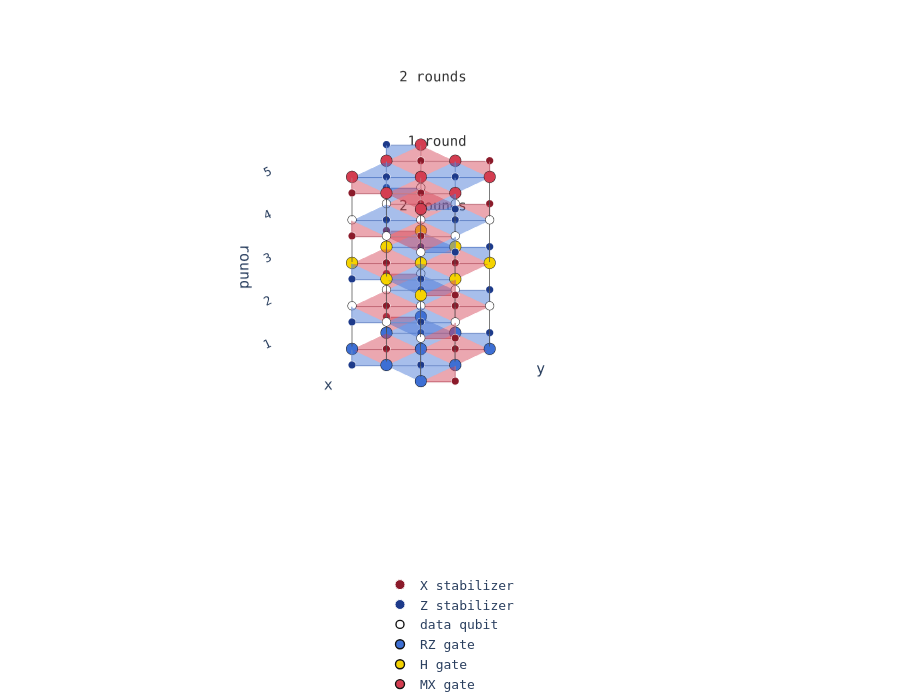

This figure's notebook cell:
### Code cell
h_fig = plot_transversal_h_timeline(
    x_distance=3, z_distance=3, pre_rounds=2, post_rounds=2, meas_basis="Z", show=False,
)
# save_figure(h_fig, "transversal_h_timeline")
h_fig

### Figure 1 — Plotly figure (JSON) as saved in the notebook; plotly's stock layout.template omitted (floating-point values rounded to 4 significant figures)
{"data": [{"color": "#d43d51", "flatshading": true, "hoverinfo": "skip", "i": [0, 0, 4, 4, 8, 11], "j": [1, 2, 5, 6, 9, 12], "k": [2, 3, 6, 7, 10, 13], "legendgroup": "X-stab", "name": "X stabilizer", "opacity": 0.45, "showlegend": false, "type": "mesh3d", "x": [1, 2, 2, 1, 2, 3, 3, 2, 1, 1, 0.5, 3, 3.5, 3], "y": [-2, -2, -3, -3, -1, -1, -2, -2, -1, -2, -1.5, -2, -2.5, -3], "z": [0, 0, 0, 0, 0, 0, 0, 0, 0, 0, 0, 0, 0, 0]}, {"color": "#3d6fd4", "flatshading": true, "hoverinfo": "skip", "i": [0, 0, 4, 4, 8, 11], "j": [1, 2, 5, 6, 9, 12], "k": [2, 3, 6, 7, 10, 13], "legendgroup": "Z-stab", "name": "Z stabilizer", "opacity": 0.45, "showlegend": false, "type": "mesh3d", "x": [1, 2, 2, 1, 2, 3, 3, 2, 1, 2, 1.5, 2.5, 3, 2], "y": [-1, -1, -2, -2, -2, -2, -3, -3, -3, -3, -3.5, -0.5, -1, -1], "z": [0, 0, 0, 0, 0, 0, 0, 0, 0, 0, 0, 0, 0, 0]}, {"hoverinfo": "skip", "line": {"color": "#c26876", "width": 2}, "mode": "lines", "showlegend": false, "type": "scatter3d", "x": [1.5, 2, null, 1.5, 1, null, 1.5, 2, null, 1.5, 1, null, 2.5, 3, null, 2.5, 2, null, 2.5, 3, null, 2.5, 2, null, 0.5, 1, null, 0.5, 1, null, 3.5, 3, null, 3.5, 3, null], "y": [-2.5, -2, null, -2.5, -2, null, -2.5, -3, null, -2.5, -3, null, -1.5, -1, null, -1.5, -1, null, -1.5, -2, null, -1.5, -2, null, -1.5, -1, null, -1.5, -2, null, -2.5, -2, null, -2.5, -3, null], "z": [0, 0, null, 0, 0, null, 0, 0, null, 0, 0, null, 0, 0, null, 0, 0, null, 0, 0, null, 0, 0, null, 0, 0, null, 0, 0, null, 0, 0, null, 0, 0, null]}, {"hoverinfo": "skip", "line": {"color": "#6787c8", "width": 2}, "mode": "lines", "showlegend": false, "type": "scatter3d", "x": [1.5, 2, null, 1.5, 1, null, 1.5, 2, null, 1.5, 1, null, 2.5, 3, null, 2.5, 2, null, 2.5, 3, null, 2.5, 2, null, 1.5, 2, null, 1.5, 1, null, 2.5, 3, null, 2.5, 2, null], "y": [-1.5, -1, null, -1.5, -1, null, -1.5, -2, null, -1.5, -2, null, -2.5, -2, null, -2.5, -2, null, -2.5, -3, null, -2.5, -3, null, -3.5, -3, null, -3.5, -3, null, -0.5, -1, null, -0.5, -1, null], "z": [0, 0, null, 0, 0, null, 0, 0, null, 0, 0, null, 0, 0, null, 0, 0, null, 0, 0, null, 0, 0, null, 0, 0, null, 0, 0, null, 0, 0, null, 0, 0, null]}, {"hoverinfo": "skip", "marker": {"color": "#8b1a2a", "line": {"color": "white", "width": 1.2}, "opacity": 1, "size": 4.5}, "mode": "markers", "showlegend": false, "type": "scatter3d", "x": [1.5, 2.5, 0.5, 3.5], "y": [-2.5, -1.5, -1.5, -2.5], "z": [0.02, 0.02, 0.02, 0.02]}, {"hoverinfo": "skip", "marker": {"color": "#1d3a8a", "line": {"color": "white", "width": 1.2}, "opacity": 1, "size": 4.5}, "mode": "markers", "showlegend": false, "type": "scatter3d", "x": [1.5, 2.5, 1.5, 2.5], "y": [-1.5, -2.5, -3.5, -0.5], "z": [0.02, 0.02, 0.02, 0.02]}, {"hoverinfo": "skip", "marker": {"color": "#3d6fd4", "line": {"color": "#111111", "width": 1.8}, "opacity": 1, "size": 6.75}, "mode": "markers", "showlegend": false, "type": "scatter3d", "x": [1], "y": [-1], "z": [0.02]}, {"hoverinfo": "skip", "marker": {"color": "#3d6fd4", "line": {"color": "#111111", "width": 1.8}, "opacity": 1, "size": 6.75}, "mode": "markers", "showlegend": false, "type": "scatter3d", "x": [2], "y": [-1], "z": [0.02]}, {"hoverinfo": "skip", "marker": {"color": "#3d6fd4", "line": {"color": "#111111", "width": 1.8}, "opacity": 1, "size": 6.75}, "mode": "markers", "showlegend": false, "type": "scatter3d", "x": [3], "y": [-1], "z": [0.02]}, {"hoverinfo": "skip", "marker": {"color": "#3d6fd4", "line": {"color": "#111111", "width": 1.8}, "opacity": 1, "size": 6.75}, "mode": "markers", "showlegend": false, "type": "scatter3d", "x": [1], "y": [-2], "z": [0.02]}, {"hoverinfo": "skip", "marker": {"color": "#3d6fd4", "line": {"color": "#111111", "width": 1.8}, "opacity": 1, "size": 6.75}, "mode": "markers", "showlegend": false, "type": "scatter3d", "x": [2], "y": [-2], "z": [0.02]}, {"hoverinfo": "skip", "marker": {"color": "#3d6fd4", "line": {"color": "#111111", "width": 1.8}, "opacity": 1, "size": 6.75}, "mode": "markers", "showlegend": false, "type": "scatter3d", "x": [3], "y": [-2], "z": [0.02]}, {"hoverinfo": "skip", "marker": {"color": "#3d6fd4", "line": {"color": "#111111", "width": 1.8}, "opacity": 1, "size": 6.75}, "mode": "markers", "showlegend": false, "type": "scatter3d", "x": [1], "y": [-3], "z": [0.02]}, {"hoverinfo": "skip", "marker": {"color": "#3d6fd4", "line": {"color": "#111111", "width": 1.8}, "opacity": 1, "size": 6.75}, "mode": "markers", "showlegend": false, "type": "scatter3d", "x": [2], "y": [-3], "z": [0.02]}, {"hoverinfo": "skip", "marker": {"color": "#3d6fd4", "line": {"color": "#111111", "width": 1.8}, "opacity": 1, "size": 6.75}, "mode": "markers", "showlegend": false, "type": "scatter3d", "x": [3], "y": [-3], "z": [0.02]}, {"color": "#d43d51", "flatshading": true, "hoverinfo": "skip", "i": [0, 0, 4, 4, 8, 11], "j": [1, 2, 5, 6, 9, 12], "k": [2, 3, 6, 7, 10, 13], "legendgroup": "X-stab", "name": "X stabilizer", "opacity": 0.45, "showlegend": false, "type": "mesh3d", "x": [1, 2, 2, 1, 2, 3, 3, 2, 1, 1, 0.5, 3, 3.5, 3], "y": [-2, -2, -3, -3, -1, -1, -2, -2, -1, -2, -1.5, -2, -2.5, -3], "z": [1, 1, 1, 1, 1, 1, 1, 1, 1, 1, 1, 1, 1, 1]}, {"color": "#3d6fd4", "flatshading": true, "hoverinfo": "skip", "i": [0, 0, 4, 4, 8, 11], "j": [1, 2, 5, 6, 9, 12], "k": [2, 3, 6, 7, 10, 13], "legendgroup": "Z-stab", "name": "Z stabilizer", "opacity": 0.45, "showlegend": false, "type": "mesh3d", "x": [1, 2, 2, 1, 2, 3, 3, 2, 1, 2, 1.5, 2.5, 3, 2], "y": [-1, -1, -2, -2, -2, -2, -3, -3, -3, -3, -3.5, -0.5, -1, -1], "z": [1, 1, 1, 1, 1, 1, 1, 1, 1, 1, 1, 1, 1, 1]}, {"hoverinfo": "skip", "line": {"color": "#c26876", "width": 2}, "mode": "lines", "showlegend": false, "type": "scatter3d", "x": [1.5, 2, null, 1.5, 1, null, 1.5, 2, null, 1.5, 1, null, 2.5, 3, null, 2.5, 2, null, 2.5, 3, null, 2.5, 2, null, 0.5, 1, null, 0.5, 1, null, 3.5, 3, null, 3.5, 3, null], "y": [-2.5, -2, null, -2.5, -2, null, -2.5, -3, null, -2.5, -3, null, -1.5, -1, null, -1.5, -1, null, -1.5, -2, null, -1.5, -2, null, -1.5, -1, null, -1.5, -2, null, -2.5, -2, null, -2.5, -3, null], "z": [1, 1, null, 1, 1, null, 1, 1, null, 1, 1, null, 1, 1, null, 1, 1, null, 1, 1, null, 1, 1, null, 1, 1, null, 1, 1, null, 1, 1, null, 1, 1, null]}, {"hoverinfo": "skip", "line": {"color": "#6787c8", "width": 2}, "mode": "lines", "showlegend": false, "type": "scatter3d", "x": [1.5, 2, null, 1.5, 1, null, 1.5, 2, null, 1.5, 1, null, 2.5, 3, null, 2.5, 2, null, 2.5, 3, null, 2.5, 2, null, 1.5, 2, null, 1.5, 1, null, 2.5, 3, null, 2.5, 2, null], "y": [-1.5, -1, null, -1.5, -1, null, -1.5, -2, null, -1.5, -2, null, -2.5, -2, null, -2.5, -2, null, -2.5, -3, null, -2.5, -3, null, -3.5, -3, null, -3.5, -3, null, -0.5, -1, null, -0.5, -1, null], "z": [1, 1, null, 1, 1, null, 1, 1, null, 1, 1, null, 1, 1, null, 1, 1, null, 1, 1, null, 1, 1, null, 1, 1, null, 1, 1, null, 1, 1, null, 1, 1, null]}, {"hoverinfo": "skip", "marker": {"color": "#8b1a2a", "line": {"color": "white", "width": 1.2}, "opacity": 1, "size": 4.5}, "mode": "markers", "showlegend": false, "type": "scatter3d", "x": [1.5, 2.5, 0.5, 3.5], "y": [-2.5, -1.5, -1.5, -2.5], "z": [1.02, 1.02, 1.02, 1.02]}, {"hoverinfo": "skip", "marker": {"color": "#1d3a8a", "line": {"color": "white", "width": 1.2}, "opacity": 1, "size": 4.5}, "mode": "markers", "showlegend": false, "type": "scatter3d", "x": [1.5, 2.5, 1.5, 2.5], "y": [-1.5, -2.5, -3.5, -0.5], "z": [1.02, 1.02, 1.02, 1.02]}, {"hoverinfo": "skip", "marker": {"color": "#ffffff", "line": {"color": "#111111", "width": 1.8}, "opacity": 1, "size": 5}, "mode": "markers", "showlegend": false, "type": "scatter3d", "x": [1, 2, 3, 1, 2, 3, 1, 2, 3], "y": [-1, -1, -1, -2, -2, -2, -3, -3, -3], "z": [1.02, 1.02, 1.02, 1.02, 1.02, 1.02, 1.02, 1.02, 1.02]}, {"color": "#d43d51", "flatshading": true, "hoverinfo": "skip", "i": [0, 0, 4, 4, 8, 11], "j": [1, 2, 5, 6, 9, 12], "k": [2, 3, 6, 7, 10, 13], "legendgroup": "X-stab", "name": "X stabilizer", "opacity": 0.45, "showlegend": false, "type": "mesh3d", "x": [1, 2, 2, 1, 2, 3, 3, 2, 1, 1, 0.5, 3, 3.5, 3], "y": [-2, -2, -3, -3, -1, -1, -2, -2, -1, -2, -1.5, -2, -2.5, -3], "z": [2, 2, 2, 2, 2, 2, 2, 2, 2, 2, 2, 2, 2, 2]}, {"color": "#3d6fd4", "flatshading": true, "hoverinfo": "skip", "i": [0, 0, 4, 4, 8, 11], "j": [1, 2, 5, 6, 9, 12], "k": [2, 3, 6, 7, 10, 13], "legendgroup": "Z-stab", "name": "Z stabilizer", "opacity": 0.45, "showlegend": false, "type": "mesh3d", "x": [1, 2, 2, 1, 2, 3, 3, 2, 1, 2, 1.5, 2.5, 3, 2], "y": [-1, -1, -2, -2, -2, -2, -3, -3, -3, -3, -3.5, -0.5, -1, -1], "z": [2, 2, 2, 2, 2, 2, 2, 2, 2, 2, 2, 2, 2, 2]}, {"hoverinfo": "skip", "line": {"color": "#c26876", "width": 2}, "mode": "lines", "showlegend": false, "type": "scatter3d", "x": [1.5, 2, null, 1.5, 1, null, 1.5, 2, null, 1.5, 1, null, 2.5, 3, null, 2.5, 2, null, 2.5, 3, null, 2.5, 2, null, 0.5, 1, null, 0.5, 1, null, 3.5, 3, null, 3.5, 3, null], "y": [-2.5, -2, null, -2.5, -2, null, -2.5, -3, null, -2.5, -3, null, -1.5, -1, null, -1.5, -1, null, -1.5, -2, null, -1.5, -2, null, -1.5, -1, null, -1.5, -2, null, -2.5, -2, null, -2.5, -3, null], "z": [2, 2, null, 2, 2, null, 2, 2, null, 2, 2, null, 2, 2, null, 2, 2, null, 2, 2, null, 2, 2, null, 2, 2, null, 2, 2, null, 2, 2, null, 2, 2, null]}, {"hoverinfo": "skip", "line": {"color": "#6787c8", "width": 2}, "mode": "lines", "showlegend": false, "type": "scatter3d", "x": [1.5, 2, null, 1.5, 1, null, 1.5, 2, null, 1.5, 1, null, 2.5, 3, null, 2.5, 2, null, 2.5, 3, null, 2.5, 2, null, 1.5, 2, null, 1.5, 1, null, 2.5, 3, null, 2.5, 2, null], "y": [-1.5, -1, null, -1.5, -1, null, -1.5, -2, null, -1.5, -2, null, -2.5, -2, null, -2.5, -2, null, -2.5, -3, null, -2.5, -3, null, -3.5, -3, null, -3.5, -3, null, -0.5, -1, null, -0.5, -1, null], "z": [2, 2, null, 2, 2, null, 2, 2, null, 2, 2, null, 2, 2, null, 2, 2, null, 2, 2, null, 2, 2, null, 2, 2, null, 2, 2, null, 2, 2, null, 2, 2, null]}, {"hoverinfo": "skip", "marker": {"color": "#8b1a2a", "line": {"color": "white", "width": 1.2}, "opacity": 1, "size": 4.5}, "mode": "markers", "showlegend": false, "type": "scatter3d", "x": [1.5, 2.5, 0.5, 3.5], "y": [-2.5, -1.5, -1.5, -2.5], "z": [2.02, 2.02, 2.02, 2.02]}, {"hoverinfo": "skip", "marker": {"color": "#1d3a8a", "line": {"color": "white", "width": 1.2}, "opacity": 1, "size": 4.5}, "mode": "markers", "showlegend": false, "type": "scatter3d", "x": [1.5, 2.5, 1.5, 2.5], "y": [-1.5, -2.5, -3.5, -0.5], "z": [2.02, 2.02, 2.02, 2.02]}, {"hoverinfo": "skip", "marker": {"color": "#f5d300", "line": {"color": "#111111", "width": 1.8}, "opacity": 1, "size": 6.75}, "mode": "markers", "showlegend": false, "type": "scatter3d", "x": [1], "y": [-1], "z": [2.02]}, {"hoverinfo": "skip", "marker": {"color": "#f5d300", "line": {"color": "#111111", "width": 1.8}, "opacity": 1, "size": 6.75}, "mode": "markers", "showlegend": false, "type": "scatter3d", "x": [2], "y": [-1], "z": [2.02]}, {"hoverinfo": "skip", "marker": {"color": "#f5d300", "line": {"color": "#111111", "width": 1.8}, "opacity": 1, "size": 6.75}, "mode": "markers", "showlegend": false, "type": "scatter3d", "x": [3], "y": [-1], "z": [2.02]}, {"hoverinfo": "skip", "marker": {"color": "#f5d300", "line": {"color": "#111111", "width": 1.8}, "opacity": 1, "size": 6.75}, "mode": "markers", "showlegend": false, "type": "scatter3d", "x": [1], "y": [-2], "z": [2.02]}, {"hoverinfo": "skip", "marker": {"color": "#f5d300", "line": {"color": "#111111", "width": 1.8}, "opacity": 1, "size": 6.75}, "mode": "markers", "showlegend": false, "type": "scatter3d", "x": [2], "y": [-2], "z": [2.02]}, {"hoverinfo": "skip", "marker": {"color": "#f5d300", "line": {"color": "#111111", "width": 1.8}, "opacity": 1, "size": 6.75}, "mode": "markers", "showlegend": false, "type": "scatter3d", "x": [3], "y": [-2], "z": [2.02]}, {"hoverinfo": "skip", "marker": {"color": "#f5d300", "line": {"color": "#111111", "width": 1.8}, "opacity": 1, "size": 6.75}, "mode": "markers", "showlegend": false, "type": "scatter3d", "x": [1], "y": [-3], "z": [2.02]}, {"hoverinfo": "skip", "marker": {"color": "#f5d300", "line": {"color": "#111111", "width": 1.8}, "opacity": 1, "size": 6.75}, "mode": "markers", "showlegend": false, "type": "scatter3d", "x": [2], "y": [-3], "z": [2.02]}, {"hoverinfo": "skip", "marker": {"color": "#f5d300", "line": {"color": "#111111", "width": 1.8}, "opacity": 1, "size": 6.75}, "mode": "markers", "showlegend": false, "type": "scatter3d", "x": [3], "y": [-3], "z": [2.02]}, {"color": "#d43d51", "flatshading": true, "hoverinfo": "skip", "i": [0, 0, 4, 4, 8, 11], "j": [1, 2, 5, 6, 9, 12], "k": [2, 3, 6, 7, 10, 13], "legendgroup": "X-stab", "name": "X stabilizer", "opacity": 0.45, "showlegend": false, "type": "mesh3d", "x": [1, 2, 2, 1, 2, 3, 3, 2, 1, 2, 1.5, 2.5, 3, 2], "y": [-1, -1, -2, -2, -2, -2, -3, -3, -3, -3, -3.5, -0.5, -1, -1], "z": [3, 3, 3, 3, 3, 3, 3, 3, 3, 3, 3, 3, 3, 3]}, {"color": "#3d6fd4", "flatshading": true, "hoverinfo": "skip", "i": [0, 0, 4, 4, 8, 11], "j": [1, 2, 5, 6, 9, 12], "k": [2, 3, 6, 7, 10, 13], "legendgroup": "Z-stab", "name": "Z stabilizer", "opacity": 0.45, "showlegend": false, "type": "mesh3d", "x": [1, 2, 2, 1, 2, 3, 3, 2, 1, 1, 0.5, 3, 3.5, 3], "y": [-2, -2, -3, -3, -1, -1, -2, -2, -1, -2, -1.5, -2, -2.5, -3], "z": [3, 3, 3, 3, 3, 3, 3, 3, 3, 3, 3, 3, 3, 3]}, {"hoverinfo": "skip", "line": {"color": "#c26876", "width": 2}, "mode": "lines", "showlegend": false, "type": "scatter3d", "x": [1.5, 2, null, 1.5, 1, null, 1.5, 2, null, 1.5, 1, null, 2.5, 3, null, 2.5, 2, null, 2.5, 3, null, 2.5, 2, null, 1.5, 2, null, 1.5, 1, null, 2.5, 3, null, 2.5, 2, null], "y": [-1.5, -1, null, -1.5, -1, null, -1.5, -2, null, -1.5, -2, null, -2.5, -2, null, -2.5, -2, null, -2.5, -3, null, -2.5, -3, null, -3.5, -3, null, -3.5, -3, null, -0.5, -1, null, -0.5, -1, null], "z": [3, 3, null, 3, 3, null, 3, 3, null, 3, 3, null, 3, 3, null, 3, 3, null, 3, 3, null, 3, 3, null, 3, 3, null, 3, 3, null, 3, 3, null, 3, 3, null]}, {"hoverinfo": "skip", "line": {"color": "#6787c8", "width": 2}, "mode": "lines", "showlegend": false, "type": "scatter3d", "x": [1.5, 2, null, 1.5, 1, null, 1.5, 2, null, 1.5, 1, null, 2.5, 3, null, 2.5, 2, null, 2.5, 3, null, 2.5, 2, null, 0.5, 1, null, 0.5, 1, null, 3.5, 3, null, 3.5, 3, null], "y": [-2.5, -2, null, -2.5, -2, null, -2.5, -3, null, -2.5, -3, null, -1.5, -1, null, -1.5, -1, null, -1.5, -2, null, -1.5, -2, null, -1.5, -1, null, -1.5, -2, null, -2.5, -2, null, -2.5, -3, null], "z": [3, 3, null, 3, 3, null, 3, 3, null, 3, 3, null, 3, 3, null, 3, 3, null, 3, 3, null, 3, 3, null, 3, 3, null, 3, 3, null, 3, 3, null, 3, 3, null]}, {"hoverinfo": "skip", "marker": {"color": "#8b1a2a", "line": {"color": "white", "width": 1.2}, "opacity": 1, "size": 4.5}, "mode": "markers", "showlegend": false, "type": "scatter3d", "x": [1.5, 2.5, 1.5, 2.5], "y": [-1.5, -2.5, -3.5, -0.5], "z": [3.02, 3.02, 3.02, 3.02]}, {"hoverinfo": "skip", "marker": {"color": "#1d3a8a", "line": {"color": "white", "width": 1.2}, "opacity": 1, "size": 4.5}, "mode": "markers", "showlegend": false, "type": "scatter3d", "x": [1.5, 2.5, 0.5, 3.5], "y": [-2.5, -1.5, -1.5, -2.5], "z": [3.02, 3.02, 3.02, 3.02]}, {"hoverinfo": "skip", "marker": {"color": "#ffffff", "line": {"color": "#111111", "width": 1.8}, "opacity": 1, "size": 5}, "mode": "markers", "showlegend": false, "type": "scatter3d", "x": [1, 2, 3, 1, 2, 3, 1, 2, 3], "y": [-1, -1, -1, -2, -2, -2, -3, -3, -3], "z": [3.02, 3.02, 3.02, 3.02, 3.02, 3.02, 3.02, 3.02, 3.02]}, {"color": "#d43d51", "flatshading": true, "hoverinfo": "skip", "i": [0, 0, 4, 4, 8, 11], "j": [1, 2, 5, 6, 9, 12], "k": [2, 3, 6, 7, 10, 13], "legendgroup": "X-stab", "name": "X stabilizer", "opacity": 0.45, "showlegend": false, "type": "mesh3d", "x": [1, 2, 2, 1, 2, 3, 3, 2, 1, 2, 1.5, 2.5, 3, 2], "y": [-1, -1, -2, -2, -2, -2, -3, -3, -3, -3, -3.5, -0.5, -1, -1], "z": [4, 4, 4, 4, 4, 4, 4, 4, 4, 4, 4, 4, 4, 4]}, {"color": "#3d6fd4", "flatshading": true, "hoverinfo": "skip", "i": [0, 0, 4, 4, 8, 11], "j": [1, 2, 5, 6, 9, 12], "k": [2, 3, 6, 7, 10, 13], "legendgroup": "Z-stab", "name": "Z stabilizer", "opacity": 0.45, "showlegend": false, "type": "mesh3d", "x": [1, 2, 2, 1, 2, 3, 3, 2, 1, 1, 0.5, 3, 3.5, 3], "y": [-2, -2, -3, -3, -1, -1, -2, -2, -1, -2, -1.5, -2, -2.5, -3], "z": [4, 4, 4, 4, 4, 4, 4, 4, 4, 4, 4, 4, 4, 4]}, {"hoverinfo": "skip", "line": {"color": "#c26876", "width": 2}, "mode": "lines", "showlegend": false, "type": "scatter3d", "x": [1.5, 2, null, 1.5, 1, null, 1.5, 2, null, 1.5, 1, null, 2.5, 3, null, 2.5, 2, null, 2.5, 3, null, 2.5, 2, null, 1.5, 2, null, 1.5, 1, null, 2.5, 3, null, 2.5, 2, null], "y": [-1.5, -1, null, -1.5, -1, null, -1.5, -2, null, -1.5, -2, null, -2.5, -2, null, -2.5, -2, null, -2.5, -3, null, -2.5, -3, null, -3.5, -3, null, -3.5, -3, null, -0.5, -1, null, -0.5, -1, null], "z": [4, 4, null, 4, 4, null, 4, 4, null, 4, 4, null, 4, 4, null, 4, 4, null, 4, 4, null, 4, 4, null, 4, 4, null, 4, 4, null, 4, 4, null, 4, 4, null]}, {"hoverinfo": "skip", "line": {"color": "#6787c8", "width": 2}, "mode": "lines", "showlegend": false, "type": "scatter3d", "x": [1.5, 2, null, 1.5, 1, null, 1.5, 2, null, 1.5, 1, null, 2.5, 3, null, 2.5, 2, null, 2.5, 3, null, 2.5, 2, null, 0.5, 1, null, 0.5, 1, null, 3.5, 3, null, 3.5, 3, null], "y": [-2.5, -2, null, -2.5, -2, null, -2.5, -3, null, -2.5, -3, null, -1.5, -1, null, -1.5, -1, null, -1.5, -2, null, -1.5, -2, null, -1.5, -1, null, -1.5, -2, null, -2.5, -2, null, -2.5, -3, null], "z": [4, 4, null, 4, 4, null, 4, 4, null, 4, 4, null, 4, 4, null, 4, 4, null, 4, 4, null, 4, 4, null, 4, 4, null, 4, 4, null, 4, 4, null, 4, 4, null]}, {"hoverinfo": "skip", "marker": {"color": "#8b1a2a", "line": {"color": "white", "width": 1.2}, "opacity": 1, "size": 4.5}, "mode": "markers", "showlegend": false, "type": "scatter3d", "x": [1.5, 2.5, 1.5, 2.5], "y": [-1.5, -2.5, -3.5, -0.5], "z": [4.02, 4.02, 4.02, 4.02]}, {"hoverinfo": "skip", "marker": {"color": "#1d3a8a", "line": {"color": "white", "width": 1.2}, "opacity": 1, "size": 4.5}, "mode": "markers", "showlegend": false, "type": "scatter3d", "x": [1.5, 2.5, 0.5, 3.5], "y": [-2.5, -1.5, -1.5, -2.5], "z": [4.02, 4.02, 4.02, 4.02]}, {"hoverinfo": "skip", "marker": {"color": "#d43d51", "line": {"color": "#111111", "width": 1.8}, "opacity": 1, "size": 6.75}, "mode": "markers", "showlegend": false, "type": "scatter3d", "x": [1], "y": [-1], "z": [4.02]}, {"hoverinfo": "skip", "marker": {"color": "#d43d51", "line": {"color": "#111111", "width": 1.8}, "opacity": 1, "size": 6.75}, "mode": "markers", "showlegend": false, "type": "scatter3d", "x": [2], "y": [-1], "z": [4.02]}, {"hoverinfo": "skip", "marker": {"color": "#d43d51", "line": {"color": "#111111", "width": 1.8}, "opacity": 1, "size": 6.75}, "mode": "markers", "showlegend": false, "type": "scatter3d", "x": [3], "y": [-1], "z": [4.02]}, {"hoverinfo": "skip", "marker": {"color": "#d43d51", "line": {"color": "#111111", "width": 1.8}, "opacity": 1, "size": 6.75}, "mode": "markers", "showlegend": false, "type": "scatter3d", "x": [1], "y": [-2], "z": [4.02]}, {"hoverinfo": "skip", "marker": {"color": "#d43d51", "line": {"color": "#111111", "width": 1.8}, "opacity": 1, "size": 6.75}, "mode": "markers", "showlegend": false, "type": "scatter3d", "x": [2], "y": [-2], "z": [4.02]}, {"hoverinfo": "skip", "marker": {"color": "#d43d51", "line": {"color": "#111111", "width": 1.8}, "opacity": 1, "size": 6.75}, "mode": "markers", "showlegend": false, "type": "scatter3d", "x": [3], "y": [-2], "z": [4.02]}, {"hoverinfo": "skip", "marker": {"color": "#d43d51", "line": {"color": "#111111", "width": 1.8}, "opacity": 1, "size": 6.75}, "mode": "markers", "showlegend": false, "type": "scatter3d", "x": [1], "y": [-3], "z": [4.02]}, {"hoverinfo": "skip", "marker": {"color": "#d43d51", "line": {"color": "#111111", "width": 1.8}, "opacity": 1, "size": 6.75}, "mode": "markers", "showlegend": false, "type": "scatter3d", "x": [2], "y": [-3], "z": [4.02]}, {"hoverinfo": "skip", "marker": {"color": "#d43d51", "line": {"color": "#111111", "width": 1.8}, "opacity": 1, "size": 6.75}, "mode": "markers", "showlegend": false, "type": "scatter3d", "x": [3], "y": [-3], "z": [4.02]}, {"hoverinfo": "skip", "line": {"color": "rgba(60,60,60,0.75)", "width": 2}, "mode": "lines", "showlegend": false, "type": "scatter3d", "x": [1, 1, null, 1, 1, null, 1, 1, null, 1, 1, null, 2, 2, null, 2, 2, null, 2, 2, null, 2, 2, null, 3, 3, null, 3, 3, null, 3, 3, null, 3, 3, null, 1, 1, null, 1, 1, null, 1, 1, null, 1, 1, null, 2, 2, null, 2, 2, null, 2, 2, null, 2, 2, null, 3, 3, null, 3, 3, null, 3, 3, null, 3, 3, null, 1, 1, null, 1, 1, null, 1, 1, null, 1, 1, null, 2, 2, null, 2, 2, null, 2, 2, null, 2, 2, null, 3, 3, null, 3, 3, null, 3, 3, null, 3, 3, null], "y": [-1, -1, null, -1, -1, null, -1, -1, null, -1, -1, null, -1, -1, null, -1, -1, null, -1, -1, null, -1, -1, null, -1, -1, null, -1, -1, null, -1, -1, null, -1, -1, null, -2, -2, null, -2, -2, null, -2, -2, null, -2, -2, null, -2, -2, null, -2, -2, null, -2, -2, null, -2, -2, null, -2, -2, null, -2, -2, null, -2, -2, null, -2, -2, null, -3, -3, null, -3, -3, null, -3, -3, null, -3, -3, null, -3, -3, null, -3, -3, null, -3, -3, null, -3, -3, null, -3, -3, null, -3, -3, null, -3, -3, null, -3, -3, null], "z": [0, 1, null, 1, 2, null, 2, 3, null, 3, 4, null, 0, 1, null, 1, 2, null, 2, 3, null, 3, 4, null, 0, 1, null, 1, 2, null, 2, 3, null, 3, 4, null, 0, 1, null, 1, 2, null, 2, 3, null, 3, 4, null, 0, 1, null, 1, 2, null, 2, 3, null, 3, 4, null, 0, 1, null, 1, 2, null, 2, 3, null, 3, 4, null, 0, 1, null, 1, 2, null, 2, 3, null, 3, 4, null, 0, 1, null, 1, 2, null, 2, 3, null, 3, 4, null, 0, 1, null, 1, 2, null, 2, 3, null, 3, 4, null]}, {"hoverinfo": "skip", "mode": "text", "showlegend": false, "text": ["2 rounds"], "textfont": {"color": "#333", "size": 14}, "textposition": "middle left", "type": "scatter3d", "x": [-0.3], "y": [2], "z": [1]}, {"hoverinfo": "skip", "mode": "text", "showlegend": false, "text": ["1 round"], "textfont": {"color": "#333", "size": 14}, "textposition": "middle left", "type": "scatter3d", "x": [-0.3], "y": [2], "z": [2.5]}, {"hoverinfo": "skip", "mode": "text", "showlegend": false, "text": ["2 rounds"], "textfont": {"color": "#333", "size": 14}, "textposition": "middle left", "type": "scatter3d", "x": [-0.3], "y": [2], "z": [4]}, {"marker": {"color": "#8b1a2a", "line": {"color": "white", "width": 1}, "size": 10}, "mode": "markers", "name": "X stabilizer", "showlegend": true, "type": "scatter3d", "x": [null], "y": [null], "z": [null]}, {"marker": {"color": "#1d3a8a", "line": {"color": "white", "width": 1}, "size": 10}, "mode": "markers", "name": "Z stabilizer", "showlegend": true, "type": "scatter3d", "x": [null], "y": [null], "z": [null]}, {"marker": {"color": "#ffffff", "line": {"color": "#111111", "width": 1.4}, "size": 8}, "mode": "markers", "name": "data qubit", "showlegend": true, "type": "scatter3d", "x": [null], "y": [null], "z": [null]}, {"marker": {"color": "#3d6fd4", "line": {"color": "#111111", "width": 1.4}, "size": 9}, "mode": "markers", "name": "RZ gate", "showlegend": true, "type": "scatter3d", "x": [null], "y": [null], "z": [null]}, {"marker": {"color": "#f5d300", "line": {"color": "#111111", "width": 1.4}, "size": 9}, "mode": "markers", "name": "H gate", "showlegend": true, "type": "scatter3d", "x": [null], "y": [null], "z": [null]}, {"marker": {"color": "#d43d51", "line": {"color": "#111111", "width": 1.4}, "size": 9}, "mode": "markers", "name": "MX gate", "showlegend": true, "type": "scatter3d", "x": [null], "y": [null], "z": [null]}], "layout": {"font": {"family": "Consolas, monospace"}, "height": 700, "legend": {"font": {"size": 13}, "orientation": "h", "tracegroupgap": 8, "x": 0.5, "xanchor": "center", "y": -0.05, "yanchor": "top"}, "margin": {"b": 20, "l": 0, "r": 0, "t": 10}, "paper_bgcolor": "white", "plot_bgcolor": "white", "scene": {"aspectmode": "data", "camera": {"eye": {"x": 1.6, "y": -1.6, "z": 1.2}, "projection": {"type": "orthographic"}}, "domain": {"x": [0, 1], "y": [0.15, 1]}, "xaxis": {"showbackground": false, "showgrid": false, "showticklabels": false, "ticks": "", "title": {"font": {"size": 15}, "text": "x"}, "zeroline": false}, "yaxis": {"showbackground": false, "showgrid": false, "showticklabels": false, "ticks": "", "title": {"font": {"size": 15}, "text": "y"}, "zeroline": false}, "zaxis": {"showbackground": false, "showgrid": false, "tickfont": {"size": 12}, "tickmode": "array", "ticktext": ["1", "2", "3", "4", "5"], "tickvals": [0, 1, 2, 3, 4], "title": {"font": {"size": 15}, "text": "round"}, "zeroline": false}}, "title": {}, "width": 900}}
